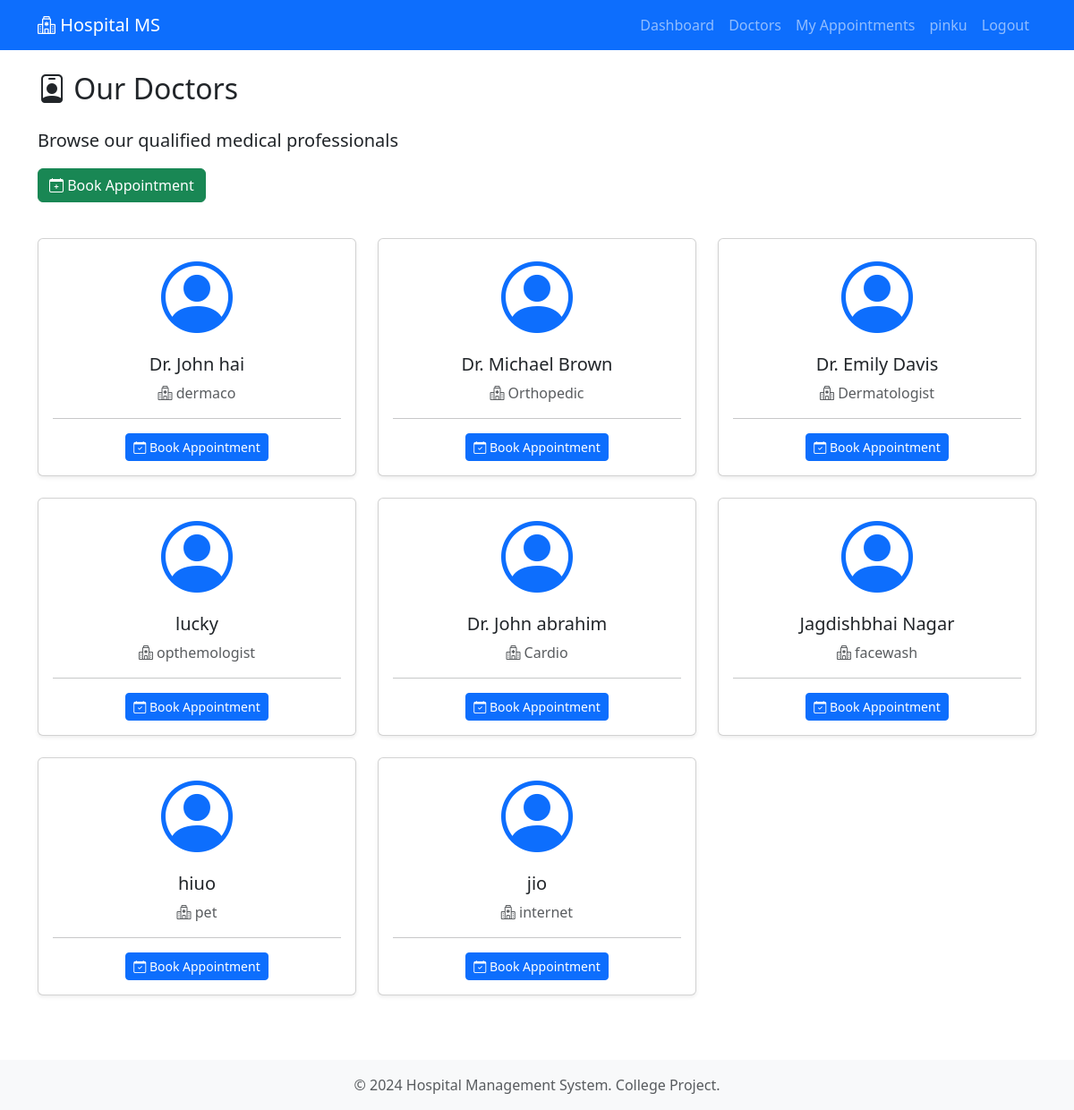
The app's page /user/doctors (signed in) with its own data.
### models.py (models this page shows, shortened)
class User(UserMixin, db.Model):
    __tablename__ = 'users'
    id = db.Column(db.Integer, primary_key=True)
    name = db.Column(db.String(100), nullable=False)
    email = db.Column(db.String(120), unique=True, nullable=False)
    password_hash = db.Column(db.String(255), nullable=False)
    role = db.Column(db.String(20), nullable=False, default='user')  # 'user' or 'admin'
    created_at = db.Column(db.DateTime, default=datetime.utcnow)
    appointments = db.relationship('Appointment', backref='patient', lazy=True, cascade='all, delete-orphan')
    @property
    def is_admin(self):
        return self.role == 'admin'

class Doctor(db.Model):
    __tablename__ = 'doctors'
    id = db.Column(db.Integer, primary_key=True)
    name = db.Column(db.String(100), nullable=False)
    specialization = db.Column(db.String(100), nullable=False)
    created_at = db.Column(db.DateTime, default=datetime.utcnow)
    appointments = db.relationship('Appointment', backref='doctor', lazy=True, cascade='all, delete-orphan')

### user.py (the view)
@user_bp.route('/doctors')
@login_required
@user_required
def doctors():
    all_doctors = Doctor.query.all()
    return render_template('user/doctors.html', doctors=all_doctors)

### app.py (called while the page is built)
@login_manager.user_loader
def load_user(user_id):
    return User.query.get(int(user_id))

### user.py (called while the page is built)
def user_required(f):
    @wraps(f)
    def decorated_function(*args, **kwargs):
        if current_user.is_admin:
            flash('Access denied. Admin cannot access user pages.', 'danger')
            return redirect(url_for('admin.dashboard'))
        return f(*args, **kwargs)
    return decorated_function

### templates/user/doctors.html (shortened to what this page needs)
{% extends "base.html" %}
{% block content %}
<div class="row">
    <div class="col-md-12">
        <h2 class="mb-4">
            <i class="bi bi-person-badge"></i> Our Doctors
        </h2>
        <p class="lead">Browse our qualified medical professionals</p>
        <div class="mb-3">
            <a href="{{ url_for('user.book_appointment') }}" class="btn btn-success">
                <i class="bi bi-calendar-plus"></i> Book Appointment
            </a>
        </div>
    </div>
</div>
<div class="row mt-4">
    {% if doctors %}
        {% for doctor in doctors %}
        <div class="col-md-4 mb-4">
            <div class="card h-100 shadow-sm">
                <div class="card-body">
                    <div class="text-center mb-3">
                        <i class="bi bi-person-circle display-1 text-primary"></i>
                    </div>
                    <h5 class="card-title text-center">{{ doctor.name }}</h5>
                    <p class="text-center text-muted">
                        <i class="bi bi-hospital"></i> {{ doctor.specialization }}
                    </p>
                    <hr>
                    <div class="text-center">
                        <a href="{{ url_for('user.book_appointment') }}" class="btn btn-primary btn-sm">
                            <i class="bi bi-calendar-check"></i> Book Appointment
                        </a>
                    </div>
                </div>
            </div>
        </div>
        {% endfor %}
    {% else %}
        <div class="col-md-12">
            <div class="alert alert-warning">
                <i class="bi bi-exclamation-triangle"></i> No doctors available at the moment.
            </div>
        </div>
    {% endif %}
</div>
{% endblock %}

### templates/base.html (shortened to what this page needs)
<!DOCTYPE html>
<html lang="en">
<head>
    <link href="https://cdn.jsdelivr.net/npm/bootstrap@5.3.0/dist/css/bootstrap.min.css" rel="stylesheet">
    <link rel="stylesheet" href="https://cdn.jsdelivr.net/npm/bootstrap-icons@1.10.0/font/bootstrap-icons.css">
</head>
<body>
    <nav class="navbar navbar-expand-lg navbar-dark bg-primary">
        <div class="container">
            <a class="navbar-brand" href="{{ url_for('index') }}">
                <i class="bi bi-hospital"></i> Hospital MS
            </a>
            <div class="collapse navbar-collapse" id="navbarNav">
                <ul class="navbar-nav ms-auto">
                    {% if current_user.is_authenticated %}
                        {% if current_user.is_admin %}
                            <li class="nav-item">
                                <a class="nav-link" href="{{ url_for('admin.dashboard') }}">Dashboard</a>
                            </li>
                            <li class="nav-item">
                                <a class="nav-link" href="{{ url_for('admin.doctors') }}">Doctors</a>
                            </li>
                            <li class="nav-item">
                                <a class="nav-link" href="{{ url_for('admin.patients') }}">Patients</a>
                            </li>
                            <li class="nav-item">
                                <a class="nav-link" href="{{ url_for('admin.appointments') }}">Appointments</a>
                            </li>
                        {% else %}
                            <li class="nav-item">
                                <a class="nav-link" href="{{ url_for('user.dashboard') }}">Dashboard</a>
                            </li>
                            <li class="nav-item">
                                <a class="nav-link" href="{{ url_for('user.doctors') }}">Doctors</a>
                            </li>
                            <li class="nav-item">
                                <a class="nav-link" href="{{ url_for('user.appointments') }}">My Appointments</a>
                            </li>
                        {% endif %}
                        <li class="nav-item">
                            <span class="nav-link">{{ current_user.name }}</span>
                        </li>
                        <li class="nav-item">
                            <a class="nav-link" href="{{ url_for('auth.logout') }}">Logout</a>
                        </li>
                    {% endif %}
                </ul>
            </div>
        </div>
    </nav>
    <main class="container my-4">
        {% block content %}{% endblock %}
    </main>
    <footer class="bg-light text-center py-3 mt-5">
        <div class="container">
            <p class="text-muted mb-0">&copy; 2024 Hospital Management System. College Project.</p>
        </div>
    </footer>
</body>
</html>

### records on screen
User: name "pinku"
Doctor: name "Dr. John hai", specialization "dermaco"
Doctor: name "Dr. Michael Brown", specialization "Orthopedic"
Doctor: name "Dr. Emily Davis", specialization "Dermatologist"
Doctor: name "lucky", specialization "opthemologist"
Doctor: name "Dr. John abrahim", specialization "Cardio"
Doctor: name "Jagdishbhai Nagar", specialization "facewash"
Doctor: name "hiuo", specialization "pet"
Doctor: name "jio", specialization "internet"
